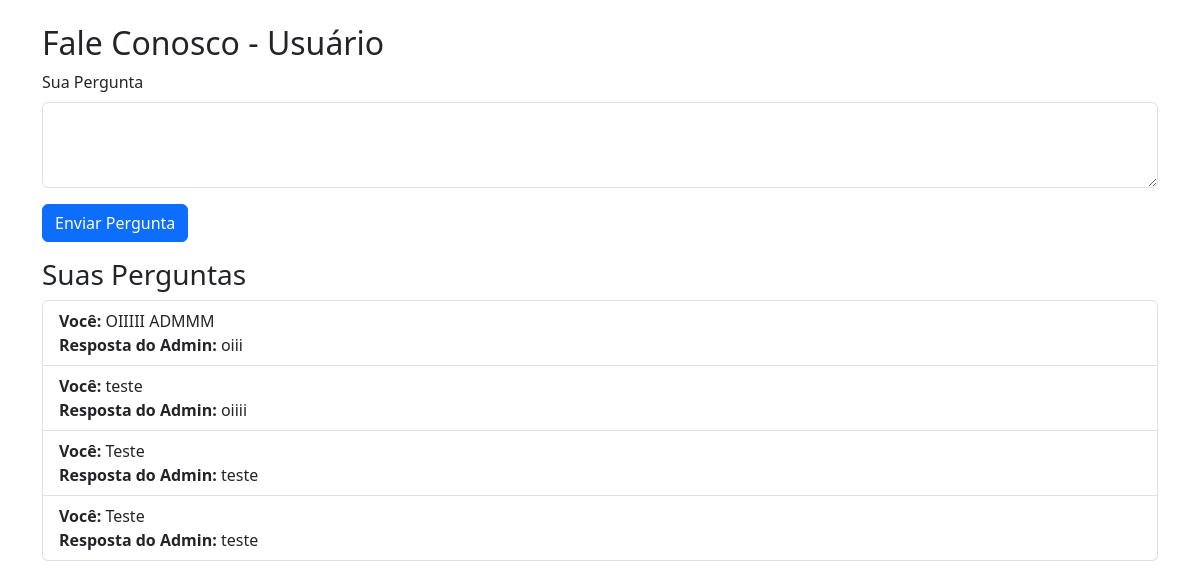
The page /pages-usuario/fale-conosco-user/fale-conosco-user.php (signed in) on the database its author committed.
### tables this page shows
CREATE TABLE IF NOT EXISTS `questions` (
  `id` int NOT NULL AUTO_INCREMENT,
  `user_id` int NOT NULL,
  `question` text NOT NULL,
  `answer` text,
  `created_at` timestamp NULL DEFAULT CURRENT_TIMESTAMP,
  PRIMARY KEY (`id`),
  KEY `user_id` (`user_id`)
);

### pages-usuario/fale-conosco-user/fale-conosco-user.php (the view, shortened to what this page needs)
<?php
include(__DIR__ . '/../../Controller/Conect/conecao.php');
$user_id = $_SESSION['user_id'];
$stmt = $pdo->prepare("SELECT * FROM questions WHERE user_id = ? ORDER BY created_at DESC");
$stmt->execute([$user_id]);
$questions = $stmt->fetchAll(PDO::FETCH_ASSOC);
?>
<!DOCTYPE html>
<html>
<head>
    <link rel="stylesheet" href="https://cdn.jsdelivr.net/npm/bootstrap@5.3.3/dist/css/bootstrap.min.css">
</head>
<body>
<div class="container mt-4">
    <h2>Fale Conosco - Usuário</h2>
    <form action="<?= BASE_URL ?>Controller/process-fale-conosco.php" method="post" class="mb-3">
        <div class="mb-3">
            <label for="question" class="form-label">Sua Pergunta</label>
            <textarea name="question" class="form-control" rows="3" required></textarea>
        </div>
        <button type="submit" class="btn btn-primary">Enviar Pergunta</button>
    </form>
    <h3>Suas Perguntas</h3>
    <ul class="list-group">
        <?php foreach ($questions as $q) { ?>
            <li class="list-group-item">
                <strong>Você:</strong> <?php echo htmlspecialchars($q['question']); ?><br>
                <?php if ($q['answer']) { ?>
                    <strong>Resposta do Admin:</strong> <?php echo htmlspecialchars($q['answer']); ?>
                <?php } else { ?>
                    <em>Aguardando resposta...</em>
                <?php } ?>
            </li>
        <?php } ?>
    </ul>
</div>
</body>
</html>

### rows shown on the page
questions: question "OIIIII ADMMM", answer "oiii"
questions: question "teste", answer "oiiii"
questions: question "Teste", answer "teste"
questions: question "Teste", answer "teste"
